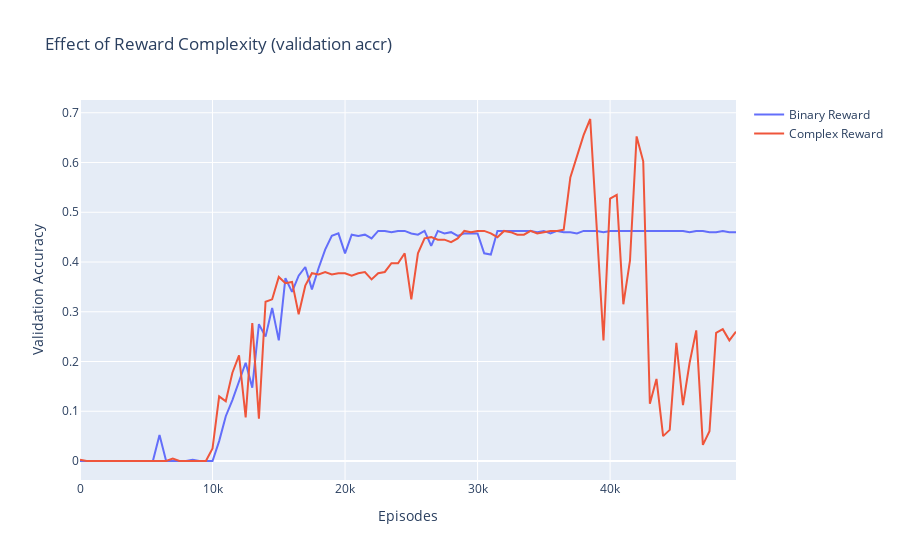

The code cell stored with this chart in its notebook:
### Code cell
eval_steps_exp5 = list(range(0, 500*len(stats_binary['accr']), 500))
val_accr_exp5 = {
    'Binary Reward': [eval_steps_exp5, stats_binary['accr']],
    'Complex Reward': [eval_steps_exp5, stats_complex['accr']]
}

plot_lines(val_accr_exp5, axes_titles=('Episodes', 'Validation Accuracy'), title='Effect of Reward Complexity (validation accr)')
